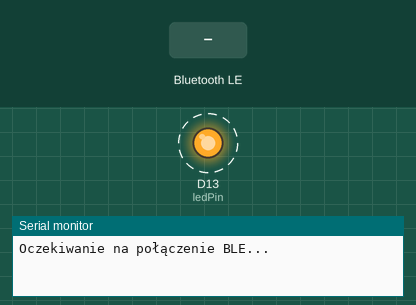
Recording of a sketch running on a simulated Arduino Nano 33 IoT. On the bench: output pins drawn as LEDs (lit = HIGH), the last lines printed to the serial monitor. Dashed ring = blinking. The test bench sets the inputs (shaded band). Nothing arrives over Bluetooth unless stated; a phone connects over Bluetooth LE 3 s after start.

Above: at 2.6 s.
At 3.8 s:
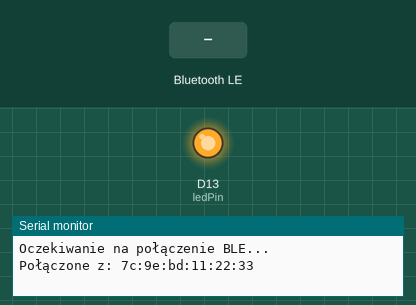
3.9 s: Bluetooth LE write "1" received
Timing chart, 0 to 6.9 s (numbered marks = the images above; inputs shaded):
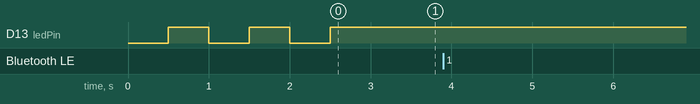

Measured:
- by itself, D13 (ledPin): alternates HIGH for 0.50 s and LOW for 0.50 s, 5 changes in all, then stays HIGH

The sketch:

nRF52840-first-device.ino
```cpp
#include <ArduinoBLE.h>

BLEService ledService("1910000-E8F2-537E-4F6C-D104768A1214");
BLEUnsignedCharCharacteristic switchChar("1910000-E8F2-537E-4F6C-D104768A1214", BLERead | BLEWrite);
const int ledPin =  LED_BUILTIN;// the number of the LED pin
int ledState = LOW;
unsigned long previousMillis = 0;        // will store last time LED was updated
const long interval = 500;           // interval at which to blink (milliseconds)

void setup() {
  // initialize digital pin LED_BUILTIN as an output.
  pinMode(LED_BUILTIN, OUTPUT);

  Serial.begin(9600);
  //while (!Serial); //czeka tak długo aż odpalisz okno z monitorem portu

  if (!BLE.begin()) {
    Serial.println("Nie udało się uruchomić BLE");
    while (1);
  }

  BLE.setLocalName("MojeXIAO");
  BLE.setAdvertisedService(ledService);
  ledService.addCharacteristic(switchChar);
  BLE.addService(ledService);

  switchChar.writeValue(0);

  BLE.advertise();

  Serial.println("Oczekiwanie na połączenie BLE...");


}

void loop() {
  BLEDevice central = BLE.central();

  if (central) {
    digitalWrite(ledPin, HIGH);  //turn on let after connection
    Serial.print("Połączone z: ");
    Serial.println(central.address());

    while (central.connected()) {
      if (switchChar.written()) {
        uint8_t value = switchChar.value();
        Serial.print("Odebrano wartosc: ");
        Serial.println(value);

        switchChar.writeValue(value);
      }
    }
  } else {
    unsigned long currentMillis = millis();
    if (currentMillis - previousMillis >= interval) {
      // save the last time you blinked the LED
      previousMillis = currentMillis;

      // if the LED is off turn it on and vice-versa:
      if (ledState == LOW) {
        ledState = HIGH;
      } else {
        ledState = LOW;
      }

      // set the LED with the ledState of the variable:
      digitalWrite(ledPin, ledState);
    }
  }

}
```
